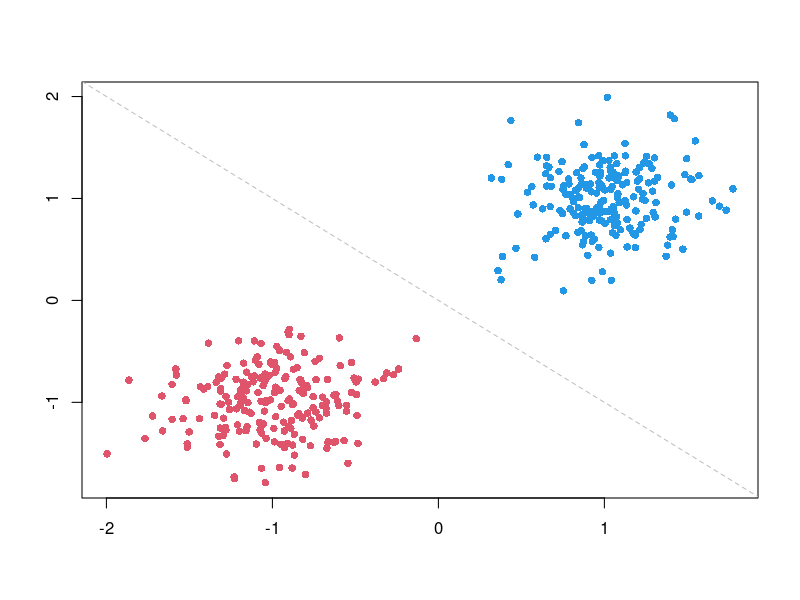
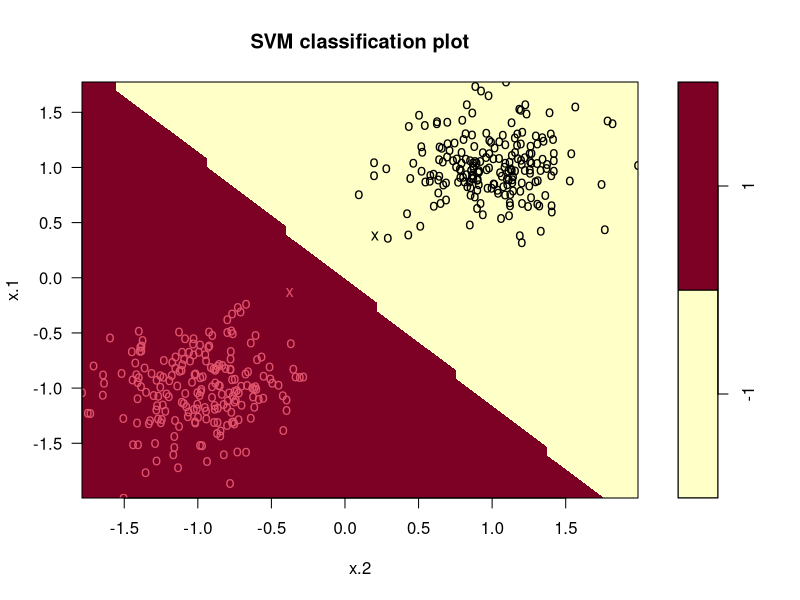
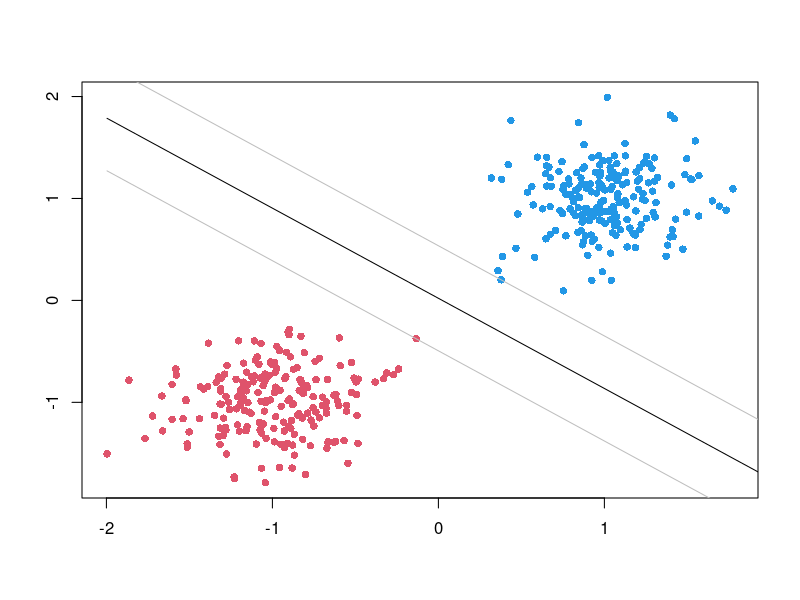

R code for these plots, in order:
# Julia Andronowitz
# Classification Methods Using Support Vector Machines
# Support Vector Classifier

# loading svm library (run first line if not installed)
# install.packages("e1071")
library(e1071)

# defining the hyperplane function
hyperplane <- function(P,data,x,z=0) {
  alphas <- -1*P$coefs
  svs <- data[P$index,]
  c <- P$rho - z
  a <- sum(t(alphas)*data[P$index,][1])
  b <- sum(t(alphas)*data[P$index,][2])
  (-c-a*x)/b
}

# setting initial number of observations in each set
n <- 200

# calculating x-variable using two randomly generated sets with overlap
set.seed(100)

mmcdatax1 <- matrix(rnorm(n*2, 1,0.3), ncol=2)
mmcdatax2 <- matrix(rnorm(n*2,-1,0.3), ncol=2)
mmcdatax <- rbind(mmcdatax1,mmcdatax2)

# assigning labels to both classes
mmcdatay <- c(rep(-1,n), rep(1,n))

# plotting the data
plot(mmcdatax, col=(3-mmcdatay),xlab="",ylab="",pch=16)

# adding line to visualize a hyperplane
abline(0,-1,col="gray",lty="dashed")

# creating data frame 
mmcdata <- data.frame (x = mmcdatax, y = factor(mmcdatay))

# computing svm function
svmfit <- svm (y~., data = mmcdata , kernel="linear", cost = 1000, scale = FALSE)

# looking at statistics
summary(svmfit)
svmfit$index
svmfit$rho
svmfit$coefs

# plotting svm function graph
plot(svmfit,mmcdata)

# calculating the hyperplane and supporting hyperplanes
plt0 <- hyperplane(svmfit,mmcdata,mmcdatax,0)
plt1 <- hyperplane(svmfit,mmcdata,mmcdatax,1)
plt2 <- hyperplane(svmfit,mmcdata,mmcdatax,-1)

# plotting the data with hyperplanes
plot(mmcdatax,col=(3-mmcdatay),xlab="",ylab="",pch=16)
lines(mmcdatax,plt0,col='black')
lines(mmcdatax,plt1,col='gray')
lines(mmcdatax,plt2,col='gray')

help(svm)
